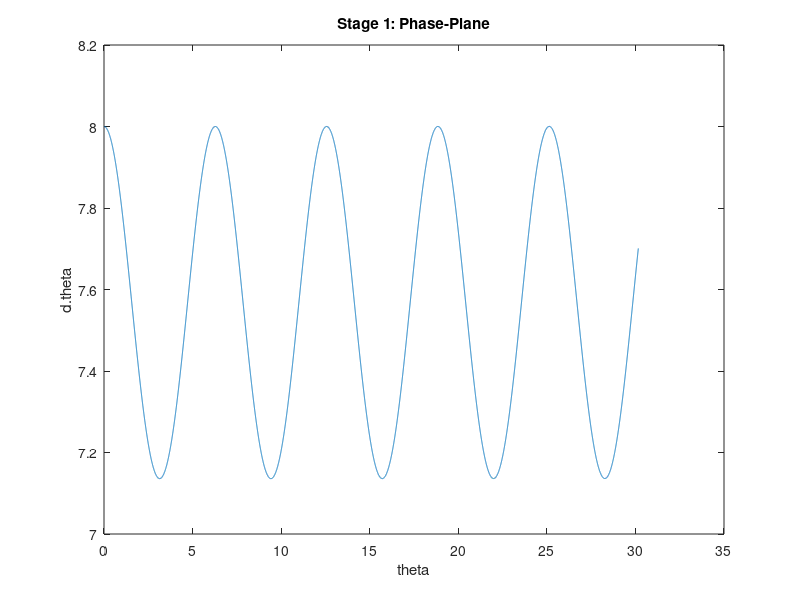
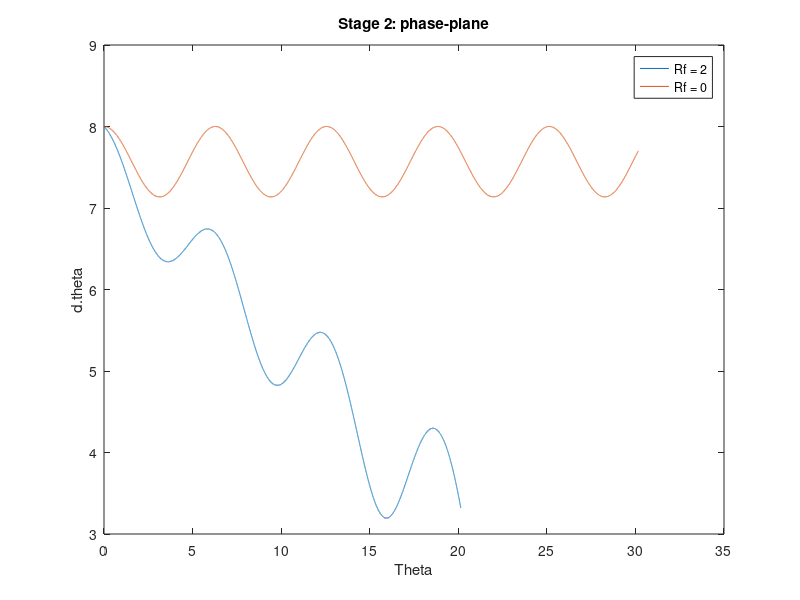
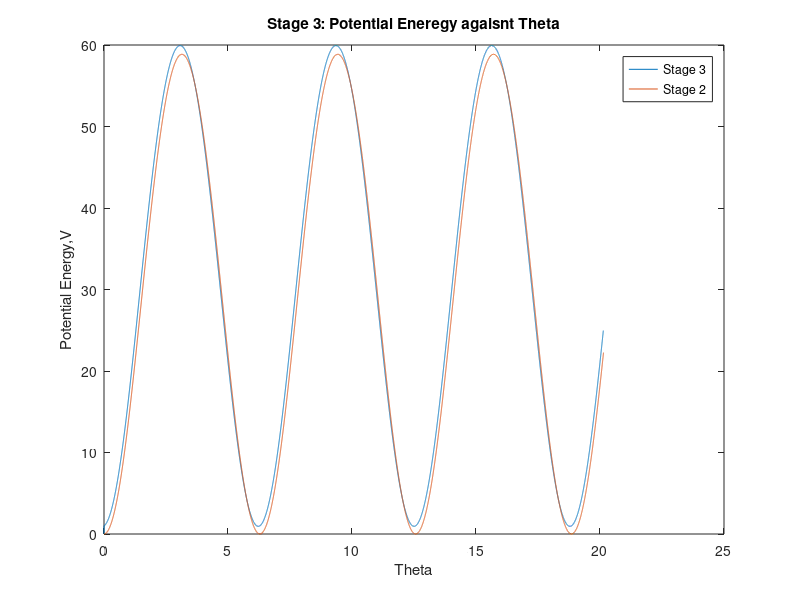
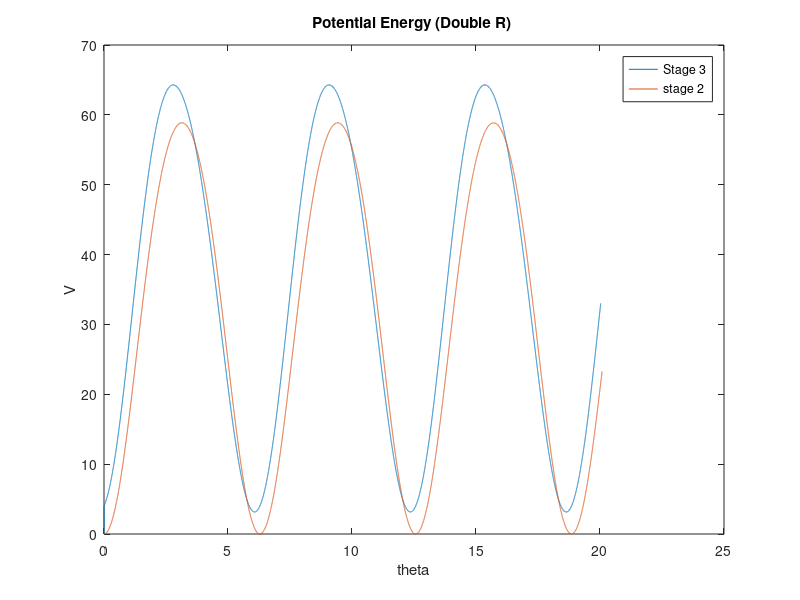

The MATLAB source for these figures, in order:
%% Week 6: LAB 4
% Name: Avvienash A/L Jaganathan
% ID: 32281013
% Date: 29/4/2022
clear all; close all; clc;

%% Stage 1
% constants


m = 1;
l = 3;
g = 9.81;
k = 2;
R = 0.5;
dt = 2e-4;

n =20000;
% initialise
t = 0:dt:dt*(n-1);
q = zeros(3,n);
q(2,1) = 8;


for a = 2:n

    % use eq motion to find ac
    term1 = m*l*l;
    term2 = m*g*l*sin(q(1,a-1));
    term3 = 4*k*(R^2)*sin(q(1,a-1))*cos(q(1,a-1));
    q(3,a)= -(term2+term3)/term1;
    
    % use a to calc rest
    q(2,a) = q(2,a-1) + q(3,a)*dt;
    q(1,a) = (q(1,a-1)+q(2,a-1)*dt + q(3,a)*(dt^2)*0.5);
end

figure(1)
plot(q(1,:),q(2,:));
xlabel("theta")
ylabel("d.theta")
title("Stage 1: Phase-Plane");

%% Stage 2

rf = 2;

d = zeros(3,n);
d(2,1) = 8;
V2 = zeros(1,n);

for a = 2:n

    % use eq motion to find ac
    term1 = m*l*l;
    term2 = m*g*l*sin(d(1,a-1));
    term3 = 4*k*(R^2)*sin(d(1,a-1))*cos(d(1,a-1));
    term4 = rf*d(2,a-1);
    d(3,a)= -(term2+term3+term4)/term1;
    
    % use a to calc rest
    d(2,a) = d(2,a-1) + d(3,a)*dt;
    d(1,a) = (d(1,a-1)+d(2,a-1)*dt + d(3,a)*(dt^2)*0.5);
    V2(1,a) = m*g*l*(1-cos(d(1,a))) + 2*k*R*R*(sin(d(1,a)) )^2;
end

figure(2)
plot(d(1,:),d(2,:),q(1,:),q(2,:));
legend("Rf = 2","Rf = 0");
xlabel("Theta")
ylabel("d.theta")
title("Stage 2: phase-plane");

%% Stage 3

d3 = zeros(3,n);
V3 = zeros(1,n);
d3(2,1) = 8;


for a = 2:n

    % use eq motion to find ac
    term1 = m*l*l;
    term2 = m*g*l*sin(d3(1,a-1));
    term3 = -2*k*(R^2)*sin(2*(d3(1,a-1) - (pi/2)));
    term4 = 4*k*(R^2)*sin(d3(1,a-1) - (pi/2));
    term5 = rf*d3(2,a-1);
    d3(3,a)= -(term2+term3+term4+term5)/term1;
    
    % use a to calc rest
    d3(2,a) = d3(2,a-1) + d3(3,a)*dt;
    d3(1,a) = (d3(1,a-1)+d3(2,a-1)*dt + d3(3,a)*(dt^2)*0.5);
    V3(1,a) = m*g*l*(1-cos(d3(1,a))) + 2*k*R*R*(1 + sin(d3(1,a)) )^2;

end

figure(3)
plot(d3(1,:),V3(1,:),d(1,:),V2(1,:));
legend("Stage 3","Stage 2");
xlabel("Theta")
ylabel("Potential Energy,V")
title("Stage 3: Potential Eneregy agaisnt Theta");


R = R*2;

q32 = zeros(3,n);
q32(2,1) = 8;
V32 = zeros(1,n);

for a = 2:n

    % use eq motion to find ac
    term1 = m*l*l;
    term2 = m*g*l*sin(q32(1,a-1));
    term3 = 4*k*(R^2)*sin(q32(1,a-1))*cos(q32(1,a-1));
    term4 = rf*q32(2,a-1);
    q32(3,a)= -(term2+term3+term4)/term1;
    
    % use a to calc rest
    q32(2,a) = q32(2,a-1) + q32(3,a)*dt;
    q32(1,a) = (q32(1,a-1)+q32(2,a-1)*dt + q32(3,a)*(dt^2)*0.5);
    V32(1,a) = m*g*l*(1-cos(q32(1,a))) + 2*k*R*R*(sin(q32(1,a)) )^2;
end

q33 = zeros(3,n);
V33 = zeros(1,n);
q33(2,1) = 8;


for a = 2:n

    % use eq motion to find ac
    term1 = m*l*l;
    term2 = m*g*l*sin(q33(1,a-1));
    term3 = -2*k*(R^2)*sin(2*(q33(1,a-1) - (pi/2)));
    term4 = 4*k*(R^2)*sin(q33(1,a-1) - (pi/2));
    term5 = rf*q33(2,a-1);
    q33(3,a)= -(term2+term3+term4+term5)/term1;
    
    % use a to calc rest
    q33(2,a) = q33(2,a-1) + q33(3,a)*dt;
    q33(1,a) = (q33(1,a-1)+q33(2,a-1)*dt + q33(3,a)*(dt^2)*0.5);
    V33(1,a) = m*g*l*(1-cos(q33(1,a))) + 2*k*R*R*(1 + sin(q33(1,a)) )^2;

end

figure(4)
plot(q33(1,:),V33(1,:),q32(1,:),V32(1,:));
legend("Stage 3","stage 2");
xlabel("theta")
ylabel("V")
title("Potential Energy (Double R) ");